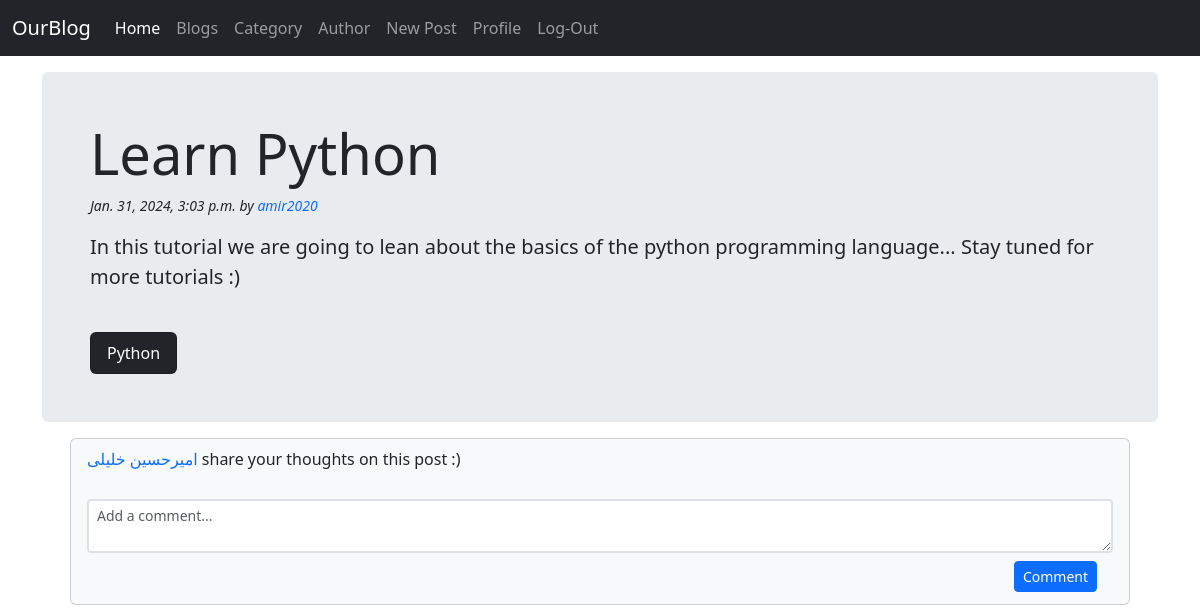
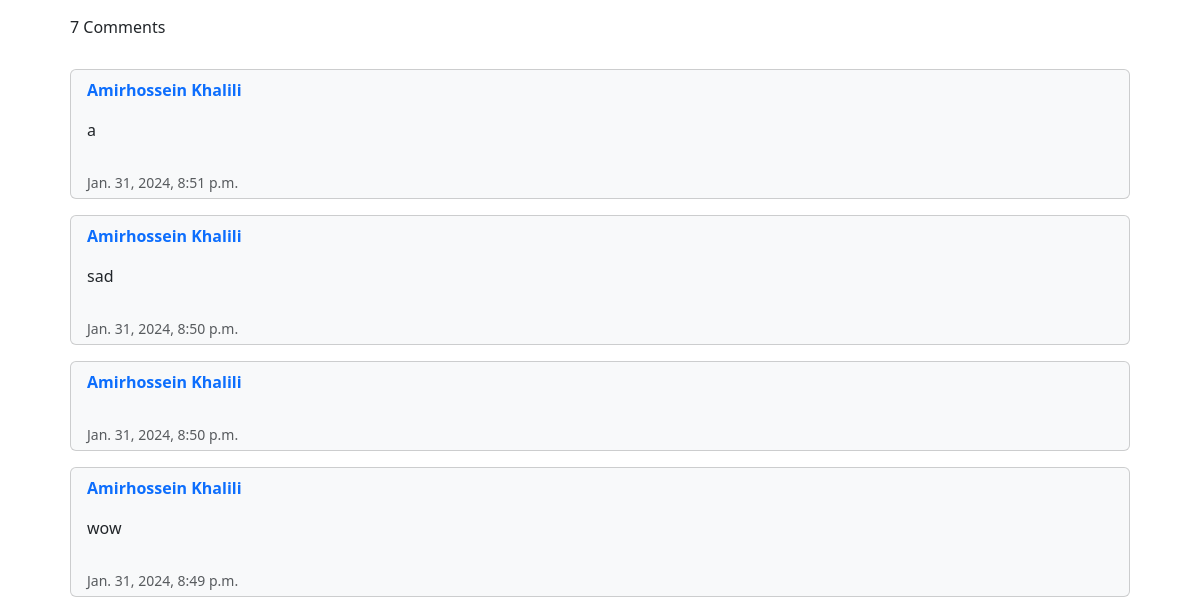
/posts/detail/1 (signed in, upper part), run on an earlier commit of the app's database (2 pictures, top to bottom).
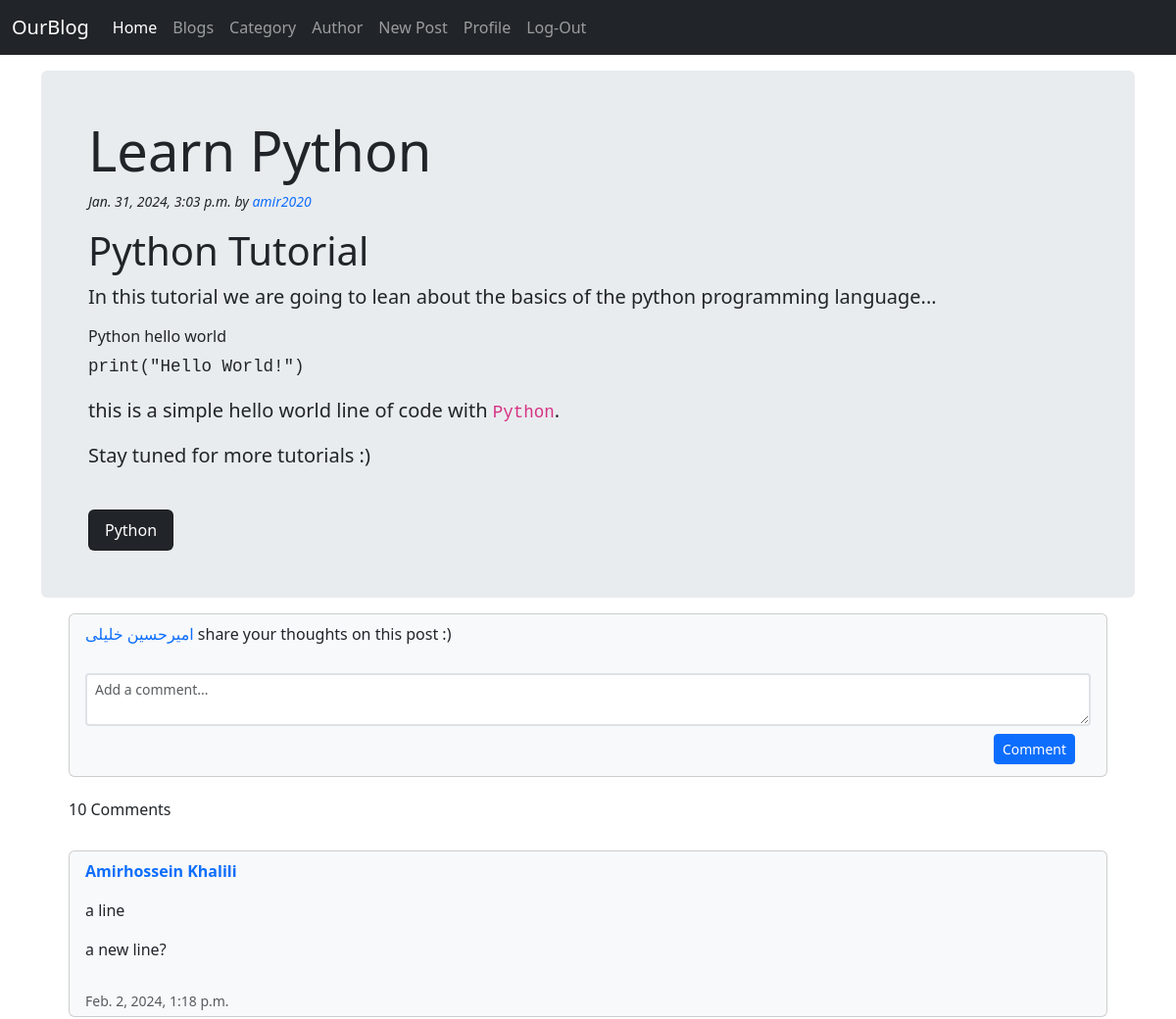
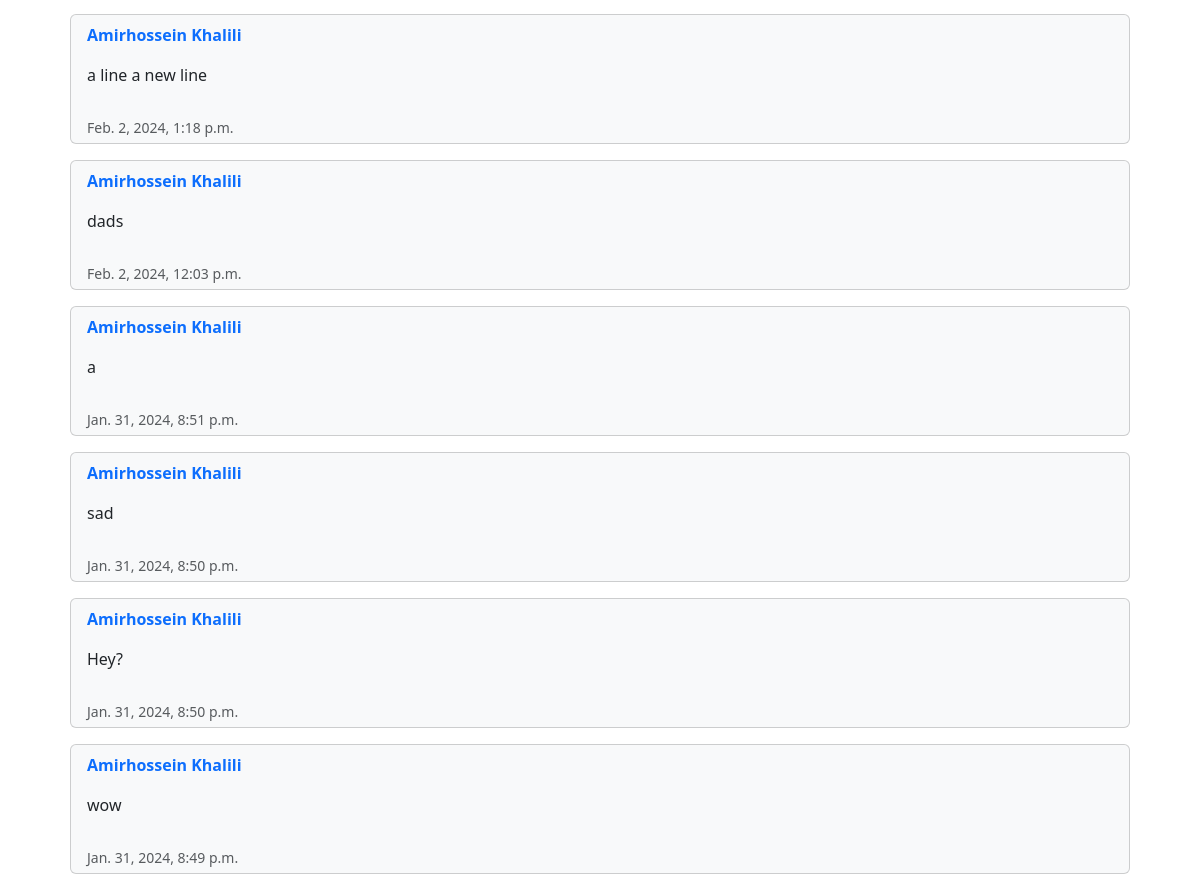
And on a later commit of the database (2 pictures, top to bottom).
### apps/posts/models.py (models this page shows, shortened)
class Post(models.Model):
    title = models.CharField(max_length=255)
    body = models.TextField(blank=True, null=True)
    author = models.ForeignKey(User, on_delete=models.CASCADE, related_name='posts')
    category = models.ForeignKey(Category, on_delete=models.SET_NULL, related_name='posts', null=True)
    created_at = models.DateTimeField(auto_now_add=True)
    last_modified = models.DateTimeField(auto_now=True)

class Comment(models.Model):
    post = models.ForeignKey(Post, on_delete=models.CASCADE, related_name='comments')
    user = models.ForeignKey(User, on_delete=models.CASCADE, related_name='comments')
    body = models.TextField()
    created_at = models.DateTimeField(auto_now_add=True)

class Category(models.Model):
    name = models.CharField(max_length=127, unique=True)
    class Meta:
        verbose_name = _('category')
        verbose_name_plural = _('categories')

### apps/users/models.py (models this page shows)
class User(AbstractBaseUser, PermissionsMixin):
    email = models.EmailField(unique=True)
    user_name = models.CharField(max_length=255, unique=True)
    first_name = models.CharField(max_length=127, blank=False, null=False)
    last_name = models.CharField(max_length=127, blank=False, null=False)
    created_at = models.DateTimeField(auto_now_add=True)
    about = models.TextField(_('About me'), max_length=500, blank=True, null=True)
    is_staff = models.BooleanField(default=False)
    is_active = models.BooleanField(default=True)
    objects = CustomUserManager()
    USERNAME_FIELD = 'email'
    REQUIRED_FIELDS = ['user_name', 'first_name', 'last_name']
    def __str__(self):
        return f"{self.first_name} {self.last_name}"

### apps/posts/views.py (the view)
# urls.py: path('detail/<int:pk>', DetailPost.as_view(), name='detail-post'),
@method_decorator(login_required, name='dispatch')
class DetailPost(DetailView):
    model = Post
    template_name = 'posts/detail.html'
    context_object_name = 'post'
    def get_context_data(self, **kwargs):
        context = super().get_context_data(**kwargs)
        context['user'] = self.request.user
        return context

### apps/posts/templatetags/markdown_tags.py (called while the page is built)
@register.filter
@stringfilter
def markdown_convertor(value: str) -> str:
    return markdown.markdown(value.strip(), extensions=['fenced_code'])

### templates/posts/detail.html (shortened to what this page needs)
{% extends 'base/base.html' %}
{% load markdown_tags %}
{% block content %}
    <div class="container mt-3 min-vh-100">
        <div class="p-4 p-md-5 rounded bg-body-secondary">
            <div class="px-0">
                <h1 class="display-4">{{ post.title }}</h1>
                <p class="small fst-italic mb-0">{{ post.created_at }} by
                    <a class="text-decoration-none" href="{% url 'users:profile' %}">{{ post.author.user_name }}</a>
                </p>
                <div class="lead my-3">{{ post.body | markdown_convertor | safe }}</div>
                <br>
                <p class="card card-body bg-dark text-white rounded m-0 py-2 px-3" style="width: fit-content;">{{ post.category.name }}</p>
            </div>
        </div>
        <div id="comments" class="container">
            <section class="p-3 m-0 border-0 bd-example">
                <div class="card bg-light">
                    <header class="card-header border-0 bg-transparent">
                        <p>
                            <a class="text-decoration-none" href="{% url 'users:profile' %}">
                                {{ post.author.first_name }} {{ post.author.last_name }}
                            </a>
                            share your thoughts on this post :)
                        </p>
                    </header>
                    <div class="card-body py-1">
                        <form method="POST" id="new-comment" action="{% url 'posts:create-comment' %}">
                            <div>
                                <textarea
                                  class="form-control form-control-sm border border-2 rounded-1"
                                  id="exampleFormControlTextarea1"
                                  placeholder="Add a comment..."
                                  minlength="3"
                                  maxlength="255"
                                  required
                                  name="body"
                                ></textarea>
                            </div>
                        <footer class="card-footer bg-transparent border-0 text-end">
                            <button type="submit" class="btn btn-primary btn-sm">Comment</button>
                        </footer>
                        </form>
                    </div>
                </div>
                <aside class="d-flex justify-content-between align-items-center my-4">
                    <h4 class="h6">{{ post.comments.all | length }} Comments</h4>
                </aside>
                {% for comment in post.comments.all|dictsortreversed:"created_at" %}
                <article class="card bg-light my-3">
                    <header class="card-header border-0 bg-transparent d-flex align-items-center">
                        <div><a class="fw-semibold text-decoration-none">{{ comment.user }}</a></div>
                    </header>
                    <div class="card-body py-2 px-3">{{ comment.body | markdown_convertor | safe }}</div>
                    <footer class="border-0 py-1 px-3">
                        <span class="small text-muted">{{ comment.created_at }}</span>
                    </footer>
                </article>
                {% empty %}
                <p>Be the first one to comment your opinion about this post!</p>
                {% endfor %}
            </section>
        </div>
    </div>
{% endblock %}

What changed in the data, as far as the page shows it:
changed Post "Learn Python": body "In this tutorial we are going to lean about the basics of the python programming language... Stay tuned for more tutorials :)" → "Python Tutorial In this tutorial we are going to lean about the basics of the python programming language... Python hello world print(\"Hello World!\") this is a simple hello world line of code with Python . Stay tuned for more…"; comments.all|length "7" → "10"
added Comment: user "Amirhossein Khalili", body "a line a new line?", created_at "Feb. 2, 2024, 1:18 p.m."
added Comment: user "Amirhossein Khalili", body "a line a new line", created_at "Feb. 2, 2024, 1:18 p.m."
added Comment: user "Amirhossein Khalili", body "dads", created_at "Feb. 2, 2024, 12:03 p.m."
changed Comment: body (not shown) → "Hey?"
